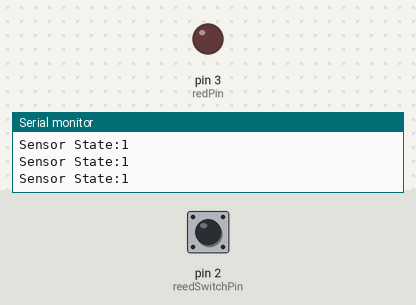
The sketch below on a simulated Arduino Uno, built with avr-gcc and run on an emulated ATmega328P. Parts: output pins drawn as LEDs (lit = HIGH), the last lines printed to the serial monitor. The inputs (shaded band) are chosen by the test bench; at power-on: pin 2 (reedSwitchPin) HIGH.

Above: at 1.8 s.
1.9 s: pin 2 (reedSwitchPin) pulled LOW for 0.6 s
At 2.4 s:
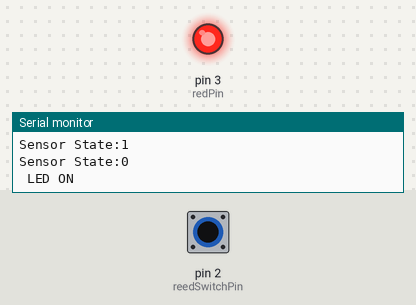
4.1 s: pin 2 (reedSwitchPin) pulled LOW for 3.2 s
At 8.9 s:
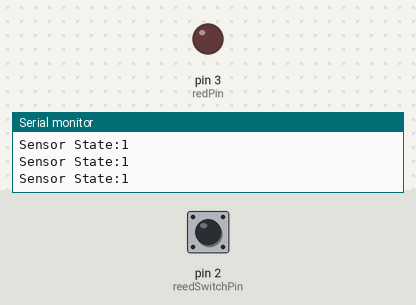
Timing chart, 0 to 10.4 s (numbered marks = the images above; inputs shaded):
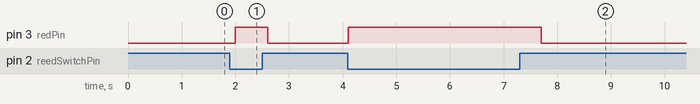

Measured:
- after the input at 1.9 s, pin 3 (redPin): LOW → HIGH after 0.10 s, → LOW 0.60 s later
- after the input at 4.1 s, pin 3 (redPin): LOW → HIGH at once, → LOW 3.6 s later

The sketch:

HW-497-MINI_MAGNETIC_REED_SWITCH_MODULE.ino
```cpp
int reedSwitchPin = 2; // Pin connected to reed switch
int redPin = 3;   // Pin connected to the red pin of the RGB LED


void setup() {
    pinMode(reedSwitchPin, INPUT);
    pinMode(redPin, OUTPUT);
    Serial.begin(9600);
}

void loop() {
    boolean state = digitalRead(reedSwitchPin);
    Serial.print("Sensor State:");
    Serial.println((state));
    if(state == LOW)
      {
          // Update the RGB LED
            digitalWrite(3, HIGH);
            Serial.println(" LED ON");
            delay(100);
      }
      else if(state == HIGH){
          digitalWrite(3, LOW);
        };

    delay(500); // Adjust delay as needed
}
```
